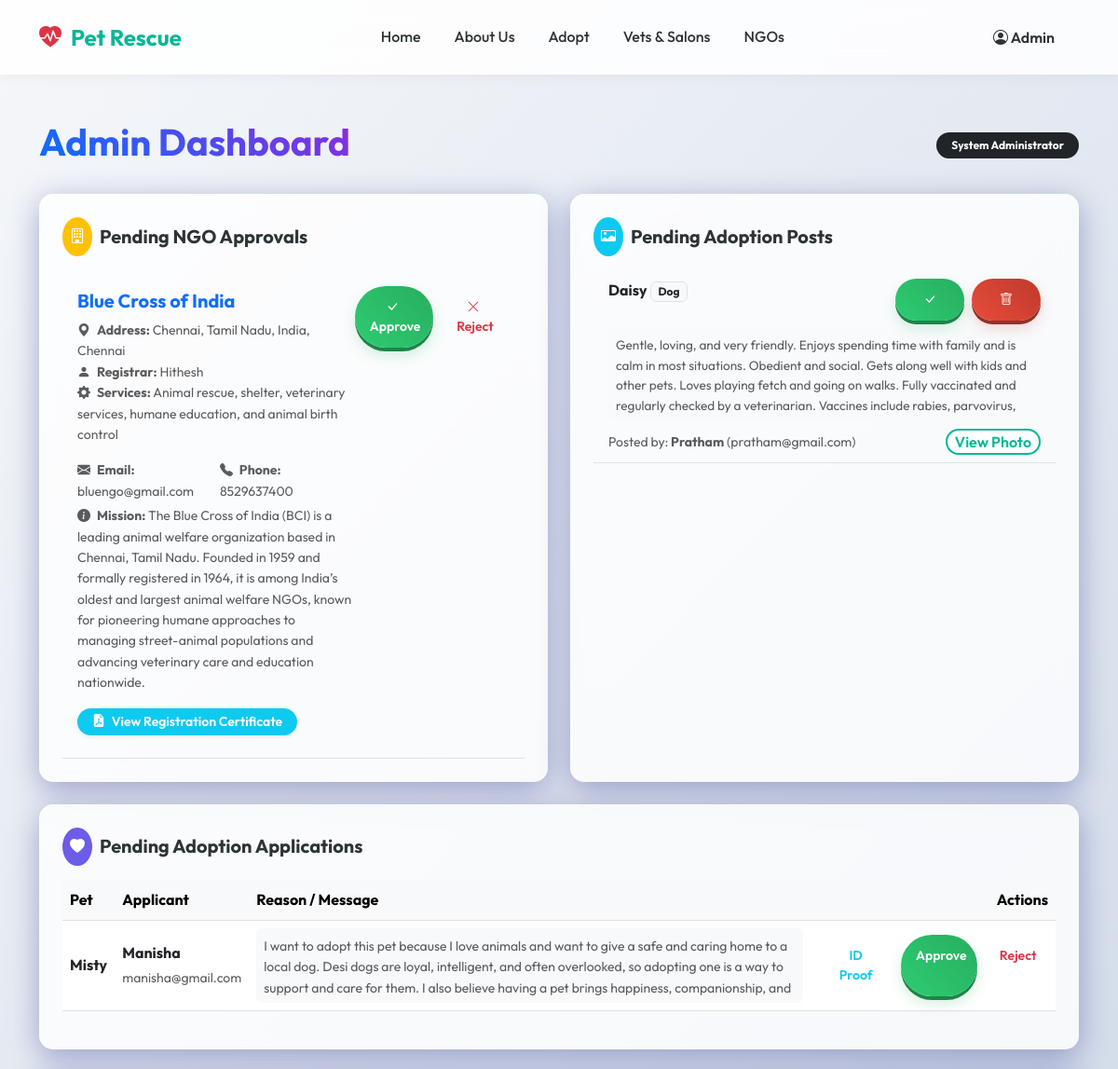
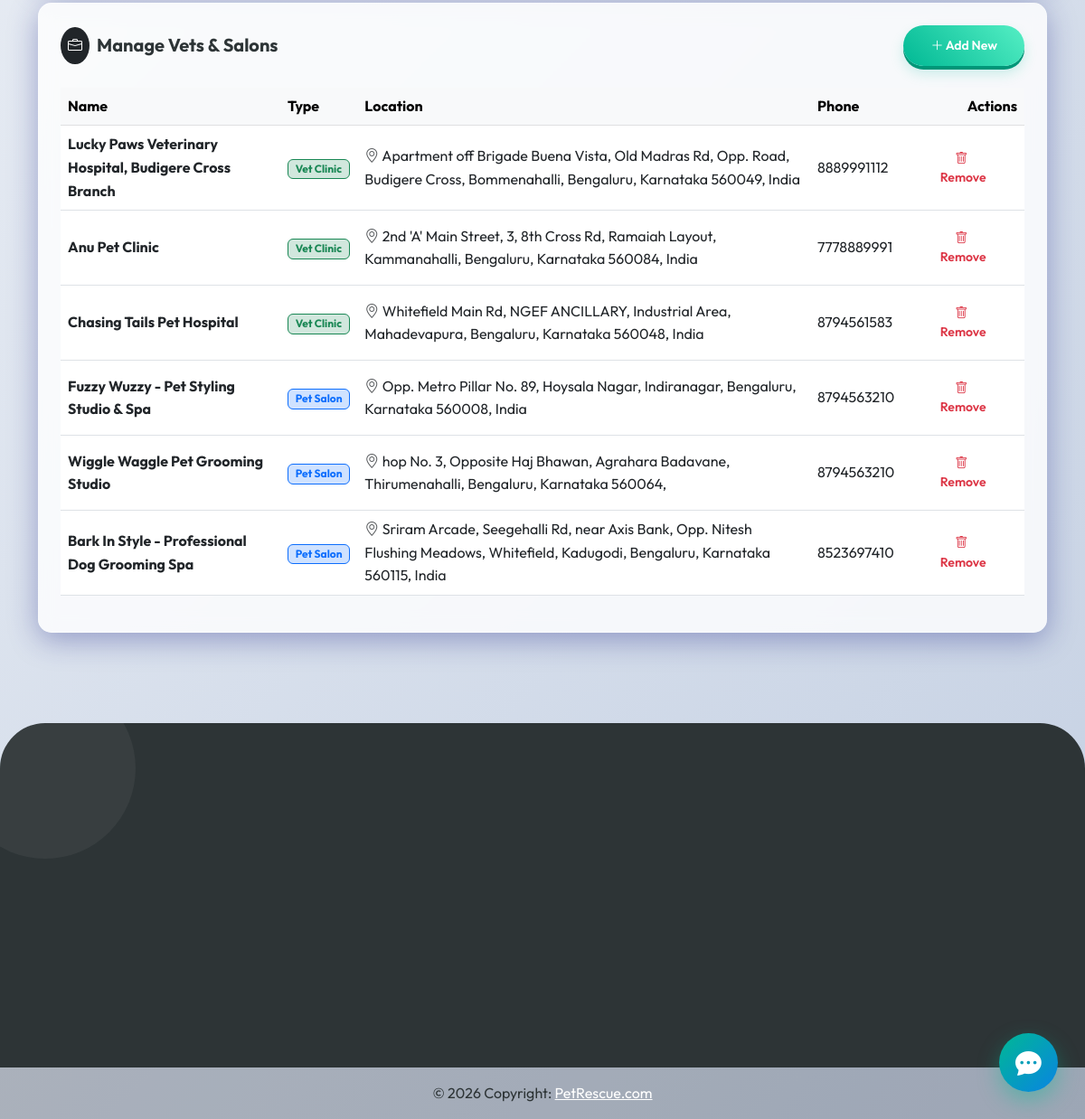
Page /admin/dashboard.php (signed in) on the committed database (2 pictures, top to bottom).
### tables this page shows
CREATE TABLE `ngos` (
  `id` int(11) NOT NULL AUTO_INCREMENT,
  `user_id` int(11) NOT NULL,
  `ngo_name` varchar(100) NOT NULL,
  `description` text NOT NULL,
  `address` varchar(255) NOT NULL,
  `city` varchar(100) NOT NULL,
  `services` text NOT NULL,
  `registration_certificate` varchar(255) DEFAULT NULL,
  `status` enum('pending','approved','rejected') NOT NULL DEFAULT 'pending',
  `created_at` timestamp NOT NULL DEFAULT current_timestamp(),
  PRIMARY KEY (`id`),
  KEY `user_id` (`user_id`),
  CONSTRAINT `ngos_ibfk_1` FOREIGN KEY (`user_id`) REFERENCES `users` (`id`) ON DELETE CASCADE
);

CREATE TABLE `users` (
  `id` int(11) NOT NULL AUTO_INCREMENT,
  `name` varchar(100) NOT NULL,
  `email` varchar(100) NOT NULL,
  `password` varchar(255) NOT NULL,
  `phone` varchar(20) NOT NULL,
  `role` enum('user','ngo','admin') NOT NULL DEFAULT 'user',
  `created_at` timestamp NOT NULL DEFAULT current_timestamp(),
  `is_archived` tinyint(1) DEFAULT 0,
  PRIMARY KEY (`id`),
  UNIQUE KEY `email` (`email`)
);

CREATE TABLE `adoption_posts` (
  `id` int(11) NOT NULL AUTO_INCREMENT,
  `user_id` int(11) NOT NULL,
  `pet_name` varchar(100) NOT NULL,
  `pet_type` varchar(50) NOT NULL,
  `gender` enum('Male','Female','Unknown') NOT NULL DEFAULT 'Unknown',
  `breed` varchar(100) DEFAULT NULL,
  `age` varchar(20) NOT NULL,
  `description` text NOT NULL,
  `photo` varchar(255) NOT NULL,
  `status` enum('pending','approved','rejected') NOT NULL DEFAULT 'pending',
  `created_at` timestamp NOT NULL DEFAULT current_timestamp(),
  `adoption_status` enum('available','adopted') NOT NULL DEFAULT 'available',
  `is_archived` tinyint(1) DEFAULT 0,
  PRIMARY KEY (`id`),
  KEY `user_id` (`user_id`),
  CONSTRAINT `adoption_posts_ibfk_1` FOREIGN KEY (`user_id`) REFERENCES `users` (`id`) ON DELETE CASCADE
);

CREATE TABLE `adoption_applications` (
  `id` int(11) NOT NULL AUTO_INCREMENT,
  `user_id` int(11) NOT NULL,
  `adoption_post_id` int(11) NOT NULL,
  `full_name` varchar(100) NOT NULL,
  `phone_number` varchar(20) NOT NULL,
  `address` text NOT NULL,
  `message` text NOT NULL,
  `id_proof_path` varchar(255) NOT NULL,
  `agreement_accepted` tinyint(1) NOT NULL DEFAULT 0,
  `agreement_timestamp` timestamp NULL DEFAULT NULL,
  `status` enum('pending','approved','rejected') NOT NULL DEFAULT 'pending',
  `created_at` timestamp NOT NULL DEFAULT current_timestamp(),
  PRIMARY KEY (`id`),
  KEY `user_id` (`user_id`),
  KEY `adoption_post_id` (`adoption_post_id`)
);

CREATE TABLE `vet_salon` (
  `id` int(11) NOT NULL AUTO_INCREMENT,
  `name` varchar(100) NOT NULL,
  `type` enum('vet','salon') NOT NULL,
  `location` varchar(255) NOT NULL,
  `phone` varchar(20) NOT NULL,
  `services` text NOT NULL,
  `created_at` timestamp NOT NULL DEFAULT current_timestamp(),
  `is_archived` tinyint(1) DEFAULT 0,
  PRIMARY KEY (`id`)
);

### admin/dashboard.php (the view, shortened to what the rows shown need)
<?php
require_once '../config.php';
include '../includes/header.php';
$pending_ngos = $conn->query("SELECT n.*, u.email, u.phone, u.name as registrar_name FROM ngos n JOIN users u ON n.user_id = u.id WHERE n.status='pending'")->fetchAll();
$pending_posts = $conn->query("SELECT p.*, u.name as poster_name, u.email as poster_email FROM adoption_posts p JOIN users u ON p.user_id = u.id WHERE p.status='pending'")->fetchAll();
$pending_apps = $conn->query("SELECT a.*, p.pet_name, u.name as applicant_name, u.email as applicant_email FROM adoption_applications a JOIN adoption_posts p ON a.adoption_post_id = p.id JOIN users u ON a.user_id = u.id WHERE a.status='pending'")->fetchAll();
$vets = $conn->query("SELECT * FROM vet_salon ORDER BY id DESC")->fetchAll();
?>
<div class="container mt-5">
    <div class="d-flex align-items-center justify-content-between mb-4">
        <h1 class="fw-bold text-gradient">Admin Dashboard</h1>
    </div>
    <div class="row">
        <div class="col-md-6 mb-4">
            <div class="glass-card h-100 p-4">
                <?php if (count($pending_ngos) > 0): ?>
                    <ul class="list-group list-group-flush bg-transparent">
                        <?php foreach ($pending_ngos as $ngo): ?>
                            <li class="list-group-item bg-transparent border-bottom py-3">
                                <div class="d-flex justify-content-between align-items-start mb-2">
                                    <div>
                                        <strong class="text-primary fs-5">
                                            <?= htmlspecialchars($ngo['ngo_name']) ?>
                                        </strong>
                                        <div class="text-muted small mt-1">
                                            <i class="bi bi-geo-alt-fill me-1"></i>
                                            <strong>Address:</strong> <?= htmlspecialchars($ngo['address']) ?>,
                                            <?= htmlspecialchars($ngo['city']) ?>
                                        </div>
                                        <div class="text-muted small">
                                            <i class="bi bi-person-fill me-1"></i>
                                            <strong>Registrar:</strong> <?= htmlspecialchars($ngo['registrar_name']) ?>
                                        </div>
                                        <div class="text-muted small">
                                            <i class="bi bi-gear-fill me-1"></i>
                                            <strong>Services:</strong> <?= htmlspecialchars($ngo['services']) ?>
                                        </div>
                                        <div class="row mt-2 g-2">
                                            <div class="col-md-6 text-muted small">
                                                <i class="bi bi-envelope-fill me-1"></i>
                                                <strong>Email:</strong> <?= htmlspecialchars($ngo['email']) ?>
                                            </div>
                                            <div class="col-md-6 text-muted small">
                                                <i class="bi bi-telephone-fill me-1"></i>
                                                <strong>Phone:</strong> <?= htmlspecialchars($ngo['phone']) ?>
                                            </div>
                                            <div class="col-12 text-muted small mt-1">
                                                <i class="bi bi-info-circle-fill me-1"></i>
                                                <strong>Mission:</strong> <?= htmlspecialchars($ngo['description']) ?>
                                            </div>
                                        </div>
                                        <?php if ($ngo['registration_certificate']): ?>
                                            <div class="mt-3">
                                                <a href="<?= BASE_URL . $ngo['registration_certificate'] ?>" target="_blank"
                                                    class="btn btn-sm btn-info py-1 px-3 rounded-pill text-white shadow-sm">
                                                    <i class="bi bi-file-earmark-pdf-fill me-1"></i> View Registration Certificate
                                                </a>
                                            </div>
                                        <?php endif; ?>
                                    </div>
                                    <div class="d-flex gap-2">
                                        <a href="dashboard.php?approve_ngo=<?= $ngo['id'] ?>"
                                            class="btn btn-sm btn-success rounded-pill px-3" title="Approve">
                                            <i class="bi bi-check-lg me-1"></i> Approve
                                        </a>
                                        <a href="dashboard.php?reject_ngo=<?= $ngo['id'] ?>"
                                            class="btn btn-sm btn-outline-danger rounded-pill px-3" title="Reject">
                                            <i class="bi bi-x-lg me-1"></i> Reject
                                        </a>
                                    </div>
                                </div>
                            </li>
                        <?php endforeach; ?>
                    </ul>
                <?php endif; ?>
            </div>
        </div>
        <div class="col-md-6 mb-4">
            <div class="glass-card h-100 p-4">
                <?php if (count($pending_posts) > 0): ?>
                    <ul class="list-group list-group-flush bg-transparent">
                        <?php foreach ($pending_posts as $post): ?>
                            <li class="list-group-item bg-transparent border-bottom">
                                <div class="d-flex justify-content-between">
                                    <div>
                                        <strong>
                                            <?= htmlspecialchars($post['pet_name']) ?>
                                        </strong>
                                        <span class="badge bg-light text-dark border"><?= $post['pet_type'] ?></span>
                                    </div>
                                    <div class="d-flex gap-2">
                                        <a href="dashboard.php?approve_post=<?= $post['id'] ?>"
                                            class="btn btn-sm btn-success rounded-pill" title="Approve"><i
                                                class="bi bi-check-lg"></i></a>
                                        <a href="dashboard.php?delete_post=<?= $post['id'] ?>"
                                            class="btn btn-sm btn-danger rounded-pill" title="Delete"><i
                                                class="bi bi-trash"></i></a>
                                    </div>
                                </div>
                                <div class="bg-light bg-opacity-50 p-2 rounded mt-2" style="max-height: 100px; overflow-y: auto;">
                                    <small class="text-muted d-block" style="font-size: 0.85rem;">
                                        <?= nl2br(htmlspecialchars($post['description'])) ?>
                                    </small>
                                </div>
                                <div class="d-flex justify-content-between align-items-center mt-2">
                                    <small class="text-muted">
                                        Posted by: <strong><?= htmlspecialchars($post['poster_name']) ?></strong> (<?= htmlspecialchars($post['poster_email']) ?>)
                                    </small>
                                    <?php if ($post['photo']): ?>
                                        <a href="<?= BASE_URL . $post['photo'] ?>" target="_blank"
                                            class="btn btn-xs btn-outline-primary py-0 px-2 rounded-pill">View Photo</a>
                                    <?php endif; ?>
                                </div>
                            </li>
                        <?php endforeach; ?>
                    </ul>
                <?php endif; ?>
            </div>
        </div>
        <div class="col-md-12 mb-4">
            <div class="glass-card p-4">
                <?php if (count($pending_apps) > 0): ?>
                    <div class="table-responsive">
                        <table class="table table-hover align-middle">
                            <thead class="table-light">
                                <tr>
                                    <th>Pet</th>
                                    <th>Applicant</th>
                                    <th>Reason / Message</th>
                                    <th class="text-end">Actions</th>
                                </tr>
                            </thead>
                            <tbody>
                                <?php foreach ($pending_apps as $app): ?>
                                    <tr>
                                        <td class="fw-bold"><?= htmlspecialchars($app['pet_name']) ?></td>
                                        <td>
                                            <div class="fw-bold"><?= htmlspecialchars($app['applicant_name']) ?></div>
                                            <small class="text-muted"><?= htmlspecialchars($app['applicant_email']) ?></small>
                                        </td>
                                        <td>
                                            <div class="bg-light p-2 rounded small text-muted" style="max-height: 80px; overflow-y: auto;">
                                                <?= nl2br(htmlspecialchars($app['message'])) ?>
                                            </div>
                                        </td>
                                        <td class="text-end">
                                            <div class="d-flex gap-2 justify-content-end">
                                                <a href="<?= BASE_URL . $app['id_proof_path'] ?>" target="_blank"
                                                   class="btn btn-sm btn-outline-info rounded-pill px-3" title="View ID Proof">
                                                    ID Proof
                                                </a>
                                                <a href="dashboard.php?approve_app=<?= $app['id'] ?>"
                                                   class="btn btn-sm btn-success rounded-pill px-3">
                                                    Approve
                                                </a>
                                                <a href="dashboard.php?reject_app=<?= $app['id'] ?>"
                                                   class="btn btn-sm btn-outline-danger rounded-pill px-3">
                                                    Reject
                                                </a>
                                            </div>
                                        </td>
                                    </tr>
                                <?php endforeach; ?>
                            </tbody>
                        </table>
                    </div>
                <?php endif; ?>
            </div>
        </div>
    </div>
    <div class="glass-card p-4 mb-5">
        <div class="table-responsive">
            <table class="table table-hover align-middle">
                <thead class="table-light">
                    <tr>
                        <th>Name</th>
                        <th>Type</th>
                        <th>Location</th>
                        <th>Phone</th>
                        <th class="text-end">Actions</th>
                    </tr>
                </thead>
                <tbody>
                    <?php foreach ($vets as $v): ?>
                        <tr>
                            <td class="fw-bold">
                                <?= htmlspecialchars($v['name']) ?>
                            </td>
                            <td>
                                <?php if ($v['type'] == 'vet'): ?>
                                    <span class="badge bg-success-subtle text-success border border-success">Vet Clinic</span>
                                <?php else: ?>
                                    <span class="badge bg-primary-subtle text-primary border border-primary">Pet Salon</span>
                                <?php endif; ?>
                            </td>
                            <td>
                                <i class="bi bi-geo-alt text-muted"></i> <?= htmlspecialchars($v['location']) ?>
                            </td>
                            <td>
                                <?= htmlspecialchars($v['phone']) ?>
                            </td>
                            <td class="text-end">
                                <a href="dashboard.php?delete_vet=<?= $v['id'] ?>"
                                   class="btn btn-sm btn-outline-danger rounded-pill"
                                   onclick="return confirm('Are you sure you want to remove this entry?')">
                                    <i class="bi bi-trash me-1"></i> Remove
                                </a>
                            </td>
                        </tr>
                    <?php endforeach; ?>
                </tbody>
            </table>
        </div>
    </div>
</div>
<?php include '../includes/footer.php'; ?>

### rows in the picture
ngos: ngo_name "Blue Cross of India", address "Chennai, Tamil Nadu, India", city "Chennai", user.name "Hithesh", services "Animal rescue, shelter, veterinary services, humane education, and animal birth control", user.email "bluengo@gmail.com", user.phone "8529637400", description "The Blue Cross of India (BCI) is a leading animal welfare organization based in Chennai, Tamil Nadu. Founded in 1959 and formally registered in 1964, it is among India’s oldest and largest animal welfare NGOs, known for pioneering humane approaches to managing street-animal populations and advancing veterinary care and education nationwide."
adoption_posts: pet_name "Daisy", pet_type "Dog", description "Gentle, loving, and very friendly. Enjoys spending time with family and is calm in most situations. Obedient and social. Gets along well with kids and other pets. Loves playing fetch and going on walks. Fully vaccinated and regularly checked by a veterinarian. Vaccines include rabies, parvovirus,…", user.name "Pratham", user.email "pratham@gmail.com"
adoption_applications: adoption_post.pet_name "Misty", user.name "Manisha", user.email "manisha@gmail.com", message "I want to adopt this pet because I love animals and want to give a safe and caring home to a local dog. Desi dogs are loyal, intelligent, and often overlooked, so adopting one is a way to support and care for them. I also believe having a pet brings happiness, companionship, and…"
vet_salon: name "Lucky Paws Veterinary Hospital, Budigere Cross Branch", type "Vet Clinic", location "Apartment off Brigade Buena Vista, Old Madras Rd, Opp. Road, Budigere Cross, Bommenahalli, Bengaluru, Karnataka 560049, India", phone "8889991112"
vet_salon: name "Anu Pet Clinic", type "Vet Clinic", location "2nd 'A' Main Street, 3, 8th Cross Rd, Ramaiah Layout, Kammanahalli, Bengaluru, Karnataka 560084, India", phone "7778889991"
vet_salon: name "Chasing Tails Pet Hospital", type "Vet Clinic", location "Whitefield Main Rd, NGEF ANCILLARY, Industrial Area, Mahadevapura, Bengaluru, Karnataka 560048, India", phone "8794561583"
vet_salon: name "Fuzzy Wuzzy - Pet Styling Studio & Spa", type "Pet Salon", location "Opp. Metro Pillar No. 89, Hoysala Nagar, Indiranagar, Bengaluru, Karnataka 560008, India", phone "8794563210"
vet_salon: name "Wiggle Waggle Pet Grooming Studio", type "Pet Salon", location "hop No. 3, Opposite Haj Bhawan, Agrahara Badavane, Thirumenahalli, Bengaluru, Karnataka 560064,", phone "8794563210"
vet_salon: name "Bark In Style - Professional Dog Grooming Spa", type "Pet Salon", location "Sriram Arcade, Seegehalli Rd, near Axis Bank, Opp. Nitesh Flushing Meadows, Whitefield, Kadugodi, Bengaluru, Karnataka 560115, India", phone "8523697410"

### other values in the picture
$_SESSION['user_name'] "Admin"
